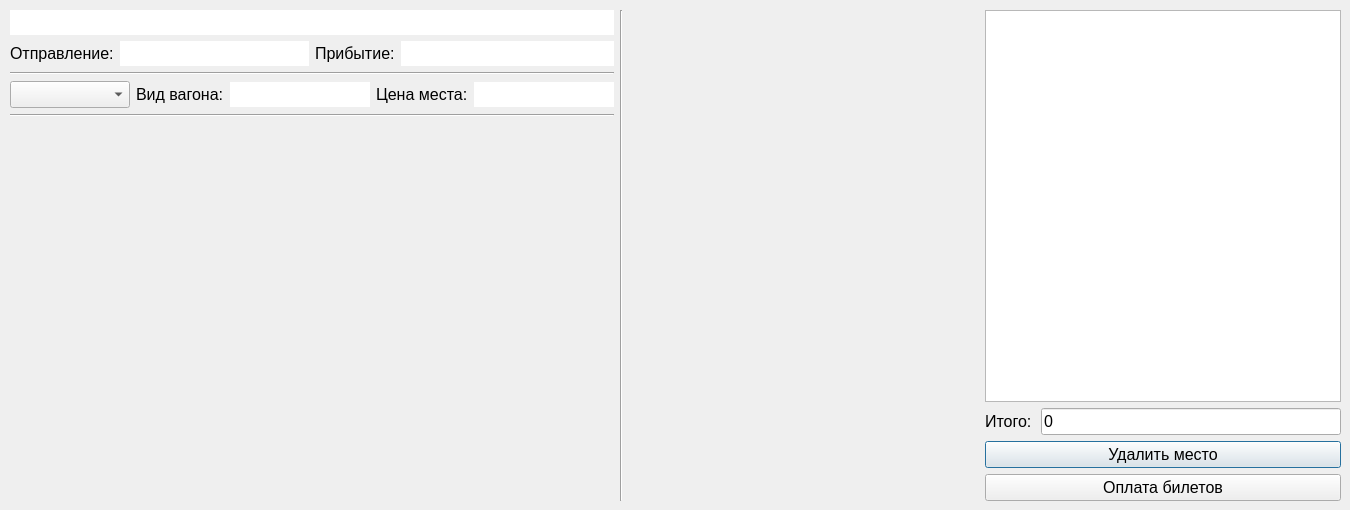
<?xml version="1.0" encoding="UTF-8"?>
<ui version="4.0">
 <class>TrainWindow</class>
 <widget class="QDialog" name="TrainWindow">
  <property name="geometry">
   <rect>
    <x>0</x>
    <y>0</y>
    <width>1350</width>
    <height>510</height>
   </rect>
  </property>
  <property name="minimumSize">
   <size>
    <width>960</width>
    <height>510</height>
   </size>
  </property>
  <property name="windowTitle">
   <string>Dialog</string>
  </property>
  <widget class="QWidget" name="layoutWidget">
   <property name="geometry">
    <rect>
     <x>10</x>
     <y>10</y>
     <width>1331</width>
     <height>491</height>
    </rect>
   </property>
   <layout class="QHBoxLayout" name="horizontalLayout_11">
    <item>
     <layout class="QVBoxLayout" name="verticalLayout_4">
      <item>
       <layout class="QVBoxLayout" name="verticalLayout_3">
        <item>
         <widget class="QLineEdit" name="lineEdit_3">
          <property name="font">
           <font>
            <pointsize>12</pointsize>
           </font>
          </property>
          <property name="autoFillBackground">
           <bool>false</bool>
          </property>
          <property name="frame">
           <bool>false</bool>
          </property>
          <property name="readOnly">
           <bool>true</bool>
          </property>
         </widget>
        </item>
        <item>
         <layout class="QVBoxLayout" name="verticalLayout_2">
          <item>
           <layout class="QHBoxLayout" name="horizontalLayout_9">
            <item>
             <layout class="QHBoxLayout" name="horizontalLayout_8">
              <item>
               <widget class="QLabel" name="label_3">
                <property name="font">
                 <font>
                  <pointsize>12</pointsize>
                 </font>
                </property>
                <property name="text">
                 <string>Отправление:</string>
                </property>
               </widget>
              </item>
              <item>
               <widget class="QLineEdit" name="lineEdit_4">
                <property name="font">
                 <font>
                  <pointsize>12</pointsize>
                 </font>
                </property>
                <property name="autoFillBackground">
                 <bool>false</bool>
                </property>
                <property name="frame">
                 <bool>false</bool>
                </property>
                <property name="readOnly">
                 <bool>true</bool>
                </property>
               </widget>
              </item>
             </layout>
            </item>
            <item>
             <layout class="QHBoxLayout" name="horizontalLayout_7">
              <item>
               <widget class="QLabel" name="label_4">
                <property name="font">
                 <font>
                  <pointsize>12</pointsize>
                 </font>
                </property>
                <property name="text">
                 <string>Прибытие:</string>
                </property>
               </widget>
              </item>
              <item>
               <widget class="QLineEdit" name="lineEdit_5">
                <property name="font">
                 <font>
                  <pointsize>12</pointsize>
                 </font>
                </property>
                <property name="autoFillBackground">
                 <bool>false</bool>
                </property>
                <property name="frame">
                 <bool>false</bool>
                </property>
                <property name="readOnly">
                 <bool>true</bool>
                </property>
               </widget>
              </item>
             </layout>
            </item>
           </layout>
          </item>
          <item>
           <widget class="Line" name="line_3">
            <property name="orientation">
             <enum>Qt::Horizontal</enum>
            </property>
           </widget>
          </item>
          <item>
           <layout class="QHBoxLayout" name="horizontalLayout_10">
            <item>
             <widget class="QComboBox" name="comboBox">
              <property name="sizePolicy">
               <sizepolicy hsizetype="Preferred" vsizetype="Fixed">
                <horstretch>2</horstretch>
                <verstretch>0</verstretch>
               </sizepolicy>
              </property>
              <property name="minimumSize">
               <size>
                <width>120</width>
                <height>0</height>
               </size>
              </property>
              <property name="font">
               <font>
                <pointsize>12</pointsize>
               </font>
              </property>
             </widget>
            </item>
            <item>
             <layout class="QHBoxLayout" name="horizontalLayout_3">
              <item>
               <layout class="QHBoxLayout" name="horizontalLayout">
                <item>
                 <widget class="QLabel" name="label">
                  <property name="font">
                   <font>
                    <pointsize>12</pointsize>
                   </font>
                  </property>
                  <property name="text">
                   <string>Вид вагона:</string>
                  </property>
                 </widget>
                </item>
                <item>
                 <widget class="QLineEdit" name="lineEdit">
                  <property name="font">
                   <font>
                    <pointsize>12</pointsize>
                   </font>
                  </property>
                  <property name="autoFillBackground">
                   <bool>false</bool>
                  </property>
                  <property name="frame">
                   <bool>false</bool>
                  </property>
                  <property name="readOnly">
                   <bool>true</bool>
                  </property>
                 </widget>
                </item>
               </layout>
              </item>
              <item>
               <layout class="QHBoxLayout" name="horizontalLayout_2">
                <item>
                 <widget class="QLabel" name="label_2">
                  <property name="font">
                   <font>
                    <pointsize>12</pointsize>
                   </font>
                  </property>
                  <property name="text">
                   <string>Цена места:</string>
                  </property>
                 </widget>
                </item>
                <item>
                 <widget class="QLineEdit" name="lineEdit_2">
                  <property name="font">
                   <font>
                    <pointsize>12</pointsize>
                   </font>
                  </property>
                  <property name="frame">
                   <bool>false</bool>
                  </property>
                  <property name="readOnly">
                   <bool>true</bool>
                  </property>
                  <property name="clearButtonEnabled">
                   <bool>false</bool>
                  </property>
                 </widget>
                </item>
               </layout>
              </item>
             </layout>
            </item>
           </layout>
          </item>
         </layout>
        </item>
       </layout>
      </item>
      <item>
       <widget class="Line" name="line_2">
        <property name="orientation">
         <enum>Qt::Horizontal</enum>
        </property>
       </widget>
      </item>
      <item>
       <layout class="QVBoxLayout" name="verticalLayout">
        <item>
         <spacer name="verticalSpacer_5">
          <property name="orientation">
           <enum>Qt::Vertical</enum>
          </property>
          <property name="sizeHint" stdset="0">
           <size>
            <width>20</width>
            <height>40</height>
           </size>
          </property>
         </spacer>
        </item>
        <item>
         <layout class="QHBoxLayout" name="horizontalLayout_4"/>
        </item>
        <item>
         <layout class="QHBoxLayout" name="horizontalLayout_5"/>
        </item>
        <item>
         <spacer name="verticalSpacer_4">
          <property name="orientation">
           <enum>Qt::Vertical</enum>
          </property>
          <property name="sizeHint" stdset="0">
           <size>
            <width>20</width>
            <height>40</height>
           </size>
          </property>
         </spacer>
        </item>
        <item>
         <layout class="QHBoxLayout" name="horizontalLayout_6"/>
        </item>
       </layout>
      </item>
     </layout>
    </item>
    <item>
     <widget class="Line" name="line">
      <property name="orientation">
       <enum>Qt::Vertical</enum>
      </property>
     </widget>
    </item>
    <item>
     <spacer name="horizontalSpacer">
      <property name="orientation">
       <enum>Qt::Horizontal</enum>
      </property>
      <property name="sizeHint" stdset="0">
       <size>
        <width>40</width>
        <height>20</height>
       </size>
      </property>
     </spacer>
    </item>
    <item>
     <layout class="QVBoxLayout" name="verticalLayout_6">
      <item>
       <widget class="QTableWidget" name="tableWidget">
        <property name="sizePolicy">
         <sizepolicy hsizetype="Minimum" vsizetype="Expanding">
          <horstretch>0</horstretch>
          <verstretch>10</verstretch>
         </sizepolicy>
        </property>
        <property name="font">
         <font>
          <pointsize>12</pointsize>
         </font>
        </property>
        <property name="selectionBehavior">
         <enum>QAbstractItemView::SelectRows</enum>
        </property>
        <attribute name="horizontalHeaderCascadingSectionResizes">
         <bool>true</bool>
        </attribute>
        <attribute name="verticalHeaderVisible">
         <bool>false</bool>
        </attribute>
       </widget>
      </item>
      <item>
       <layout class="QHBoxLayout" name="horizontalLayout_12">
        <item>
         <widget class="QLabel" name="label_5">
          <property name="minimumSize">
           <size>
            <width>50</width>
            <height>0</height>
           </size>
          </property>
          <property name="font">
           <font>
            <pointsize>12</pointsize>
           </font>
          </property>
          <property name="text">
           <string>Итого:</string>
          </property>
         </widget>
        </item>
        <item>
         <widget class="QLineEdit" name="lineEdit_6">
          <property name="font">
           <font>
            <pointsize>12</pointsize>
           </font>
          </property>
          <property name="text">
           <string>0</string>
          </property>
          <property name="readOnly">
           <bool>true</bool>
          </property>
         </widget>
        </item>
       </layout>
      </item>
      <item>
       <widget class="QPushButton" name="pushButton">
        <property name="font">
         <font>
          <pointsize>12</pointsize>
         </font>
        </property>
        <property name="text">
         <string>Удалить место</string>
        </property>
       </widget>
      </item>
      <item>
       <widget class="QPushButton" name="pushButton_2">
        <property name="font">
         <font>
          <pointsize>12</pointsize>
         </font>
        </property>
        <property name="text">
         <string>Оплата билетов</string>
        </property>
       </widget>
      </item>
     </layout>
    </item>
   </layout>
  </widget>
 </widget>
 <resources/>
 <connections/>
</ui>
